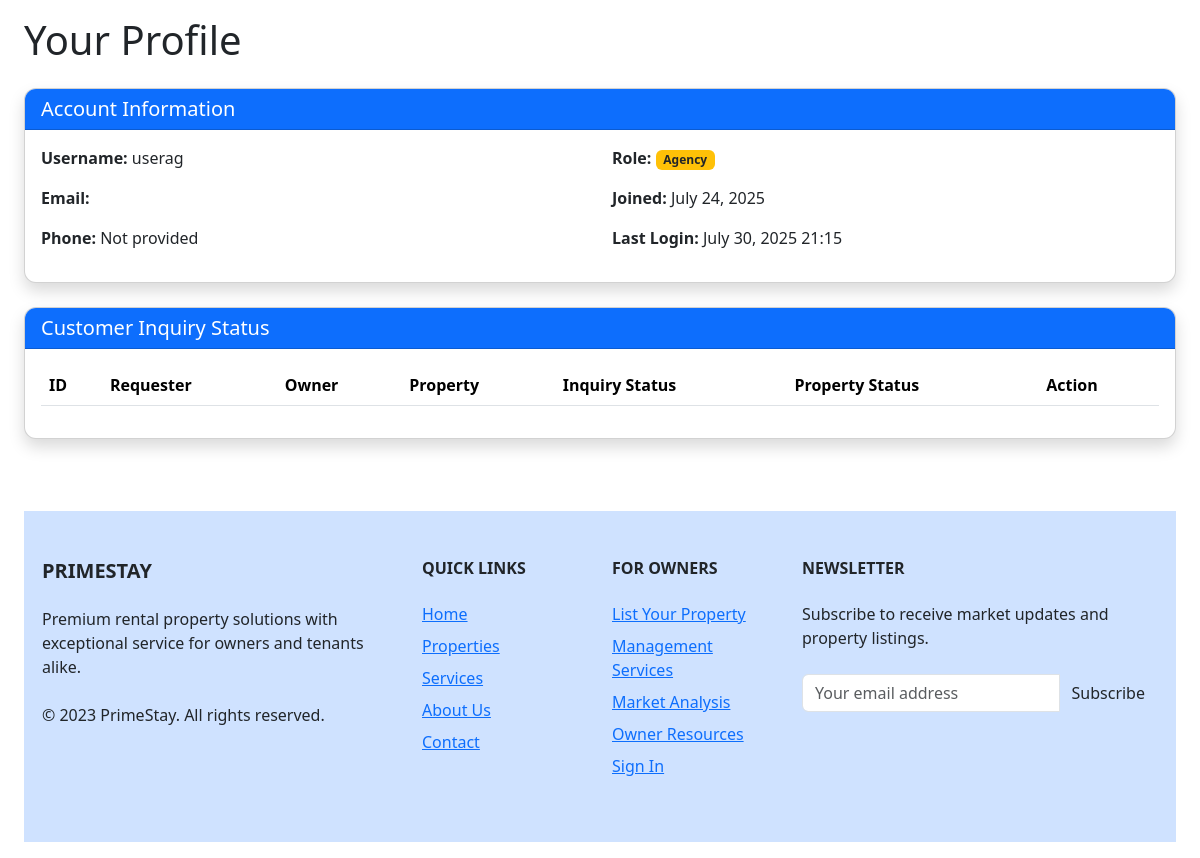
Screenshot of /porfile/ (signed in) with the database file from the repository.
### myapp/models.py (models this page shows, shortened)
class CustomUser(AbstractUser):
    ROLE_CHOICES = (
        ('ADMIN', 'Administrator'),
        ('CUSTOMER', 'Customer'),
        ('AGENCY', 'Agency'),
        ('OWNER', 'Property Owner'),
    )
    role = models.CharField(max_length=20, choices=ROLE_CHOICES, default='CUSTOMER')
    phone = models.CharField(max_length=15, blank=True)
    created_at = models.DateTimeField(auto_now_add=True)
    updated_at = models.DateTimeField(auto_now=True)

### myapp/views.py (the view, shortened to what this page needs)
# urls.py: path('porfile/',views.ProfileView.as_view(),name='profile'),
class ProfileView(View):
    def get_profile_context(self, user):
        profile = None
        form = None
        profile_type = None
        return profile, form, profile_type
    def get(self, request):
        if not request.user.is_authenticated:
            messages.warning(request, 'Please login to view your profile')
            return redirect('login')
        inquiry_list = Inquiry.objects.filter(agency_owner=request.user)
        customer_inquiry = Inquiry.objects.filter(customer = request.user)
        sp_list = SaveProperty.objects.filter(user=request.user)
        featured_properties = Property.objects.filter(is_featured=True,admin_approved ='APPROVED' )
        profile, form, profile_type = self.get_profile_context(request.user)
        saved_porperties = SaveProperty.objects.filter(user = request.user)
        save_property = SaveProperty.objects.filter(user=request.user.id)
        save_property_list = SaveProperty.objects.filter(user=request.user).values_list('property_id', flat=True)
        return render(request, 'profile.html', {
            'form': form,
            'profile': profile,
            'profile_type': profile_type,
            'user_role': request.user.get_role_display(),
            'sp_list':sp_list,
            'inquiry_list': inquiry_list,
            'customer_inquiry':customer_inquiry,
            'saved_porperties':saved_porperties,
            'save_property':save_property,
            'save_property_list':save_property_list
        })

### templates/profile.html (shortened to what this page needs)
{% extends 'base.html' %}
{% load static %}
{% block content %}
<div class="px-4 py-3">
    <h1 class="mb-4">Your Profile</h1>
    <div class="card shadow mb-4">
        <div class="card-header bg-primary text-white">
            <h2 class="h5 mb-0">Account Information</h2>
        </div>
        <div class="card-body">
            <div class="row">
                <div class="col-md-6">
                    <p><strong>Username:</strong> {{ user.username }}</p>
                    <p><strong>Email:</strong> {{ user.email }}</p>
                    <p><strong>Phone:</strong> {{ user.phone|default:"Not provided" }}</p>
                </div>
                <div class="col-md-6">
                    <p><strong>Role:</strong>
                        <span class="badge
                            {% if user.role == 'ADMIN' %}bg-danger
                            {% elif user.role == 'AGENCY' %}bg-warning text-dark
                            {% elif user.role == 'OWNER' %}bg-info
                            {% else %}bg-secondary{% endif %}">
                            {{ user.get_role_display }}
                        </span>
                    </p>
                    <p><strong>Joined:</strong> {{ user.date_joined|date:"F d, Y" }}</p>
                    <p><strong>Last Login:</strong> {{ user.last_login|date:"F d, Y H:i" }}</p>
                </div>
            </div>
        </div>
    </div>
<div class="card shadow mb-4">
  <div class="card-header bg-primary text-white">
            <h2 class="h5 mb-0">Customer Inquiry Status</h2>
        </div>
  <div class="card-body">
      <table class="table">
  <thead>
    <tr>
      <th>ID</th>
      <th>Requester</th>
      <th>Owner</th>
      <th>Property</th>
      <th>Inquiry Status</th>
      <th>Property Status</th>
      <th>Action</th>
    </tr>
  </thead>
 </table>
  </div>
</div>
<br>
<br>
{% include 'base/footer.html' %}
{% endblock %}

### templates/base.html (style rules this page uses)
.card { border-radius: 12px; overflow: hidden; transition: transform 0.2s; }

### rows the page displays
CustomUser: username "userag", phone "Not provided", role "Agency", date_joined "July 24, 2025", last_login "July 30, 2025 21:15"
